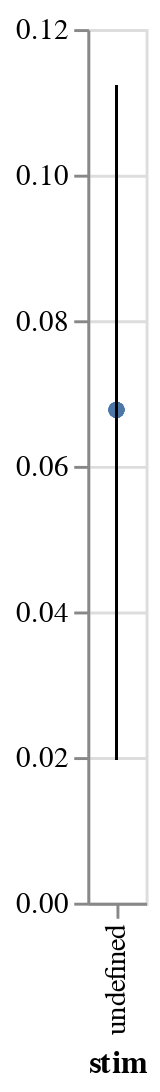

The code cell stored with this chart in its notebook:
### Code cell
window.plot_posteriors_no_slope()

### Figure 1 — Vega-Lite specification as saved in the notebook (floating-point values rounded to 4 significant figures)
{"config": {"view": {"continuousWidth": 400, "continuousHeight": 300}}, "layer": [{"mark": {"type": "line", "clip": true, "color": "black", "fill": null, "point": true}, "encoding": {"x": {"type": "ordinal", "field": "stim"}, "y": {"type": "quantitative", "field": "mean interval", "impute": {"value": "value"}}}}, {"mark": "rule", "encoding": {"x": {"type": "ordinal", "field": "stim"}, "y": {"type": "quantitative", "field": "lower interval", "scale": {"domain": [0, 0.1123], "zero": false}, "title": ""}, "y2": {"field": "higher interval"}}}], "data": {"name": "data-b94232ed7b04ebf8364c30651d4be157"}, "$schema": "https://vega.github.io/schema/vega-lite/v4.8.1.json", "datasets": {"data-b94232ed7b04ebf8364c30651d4be157": [{"mouse": "0", "dummy_condition": 1, "Log power diff": 0.08431, "lower interval": 0.01961, "higher interval": 0.1123, "mean interval": 0.06768, "zero": 0}, {"mouse": "1", "dummy_condition": 1, "Log power diff": 0.1617, "lower interval": 0.01961, "higher interval": 0.1123, "mean interval": 0.06768, "zero": 0}, {"mouse": "2", "dummy_condition": 1, "Log power diff": 0.07436, "lower interval": 0.01961, "higher interval": 0.1123, "mean interval": 0.06768, "zero": 0}, {"mouse": "3", "dummy_condition": 1, "Log power diff": -0.03608, "lower interval": 0.01961, "higher interval": 0.1123, "mean interval": 0.06768, "zero": 0}, {"mouse": "4", "dummy_condition": 1, "Log power diff": 0.07341, "lower interval": 0.01961, "higher interval": 0.1123, "mean interval": 0.06768, "zero": 0}, {"mouse": "5", "dummy_condition": 1, "Log power diff": 0.09171, "lower interval": 0.01961, "higher interval": 0.1123, "mean interval": 0.06768, "zero": 0}, {"mouse": "6", "dummy_condition": 1, "Log power diff": 0.01708, "lower interval": 0.01961, "higher interval": 0.1123, "mean interval": 0.06768, "zero": 0}, {"mouse": "7", "dummy_condition": 1, "Log power diff": 0.07313, "lower interval": 0.01961, "higher interval": 0.1123, "mean interval": 0.06768, "zero": 0}]}}
